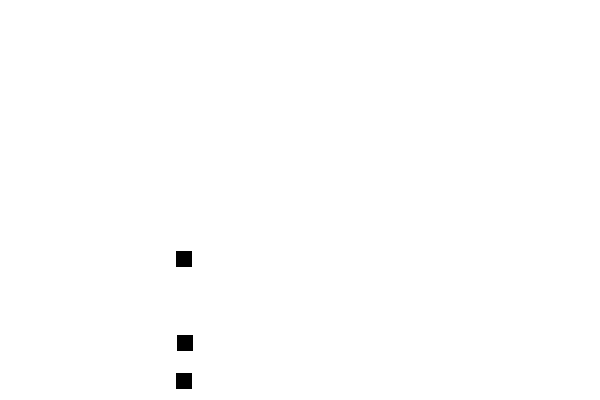
Frame 1 (no input)
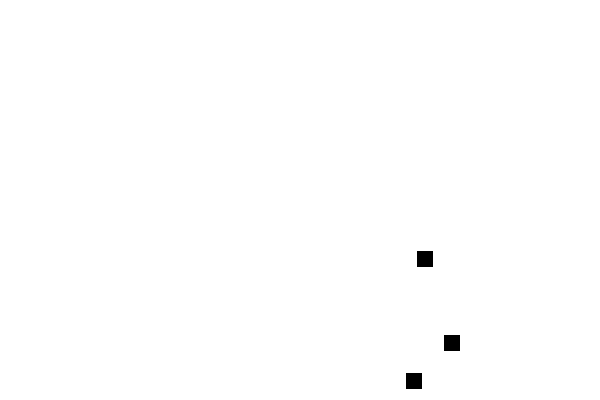
Frame 60 (the mouse pressed at the canvas centre just before this capture)
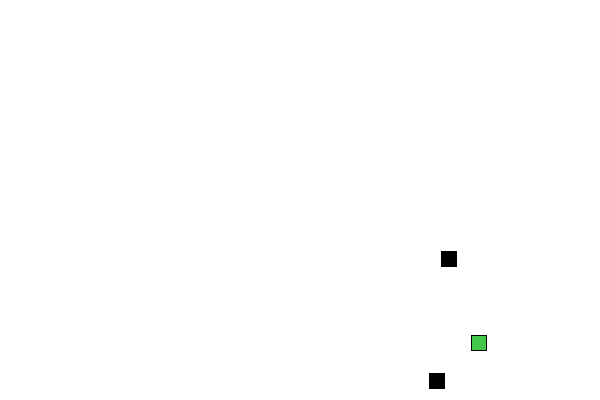
Frame 120 (the mouse held since frame 60 and released just before this capture)

The Processing sketch that drew these frames (run headless with seeded random() and noise(); from frame 60 on, the mouse is pressed at the canvas centre):

// Processing sketch: processing_166301
// ── processing_166301.pde

Car myCar1;
Car myCar2; 
Car myCar3; 

void setup() {
  size(600,400);
  myCar1 = new Car(); 
  myCar2 = new Car();
  myCar3 = new Car(); 
}

void draw() {
  background(255);
  // Operate Car object.
  myCar1.move(); 
  myCar1.display();
  
  myCar2.move(); 
  myCar2.display();
  
  myCar3.move();
  myCar3.display();
  
    if (myCar1.xpos > width || myCar1.xpos < 0 ||
        myCar2.xpos > width || myCar2.xpos < 0 ||
        myCar3.xpos > width || myCar3.xpos < 0 ){
            myCar1.speed = (myCar1.speed)*-1;
            myCar2.speed = (myCar2.speed)*-1;
            myCar3.speed = (myCar3.speed)*-1;
      }
}
class Car { // Define a class below the rest of the program. made up of variables and fnuctions 
 // Variables.
  float xpos;
  float ypos;
  float speed;
  float r;
  float g;
  float b;
  
  
  Car() { // A constructor.
    xpos = 180 ;
    ypos = random(height);
    speed = random (2,10);
} 
void display() { // Function.
    // The car is just a square
    rectMode(CENTER);
    stroke(0);
    fill(r,g,b);
    rect(xpos,ypos,15,15);
    
    if (xpos > width- 20 || xpos <(width *0)){
    r = (random(255)); 
    g = (random(255));
    b = (random(255));
    }
  }

  void move() { // Function.
    xpos = xpos + speed;
  
    }
  }
